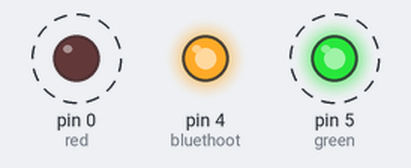
Recording of a program running on a simulated MicroPython board. Shown: output pins drawn as LEDs (lit = HIGH). Dashed ring = blinking. No radio messages arrive unless stated (any console line starting 'radio sent:' is added by the test bench); pins used as bus, display or sensor lines are not drawn; what the program prints to the serial console is not drawn.

Above: at 10.5 s.
Timing chart, 0 to 14.6 s (numbered marks = the images above):
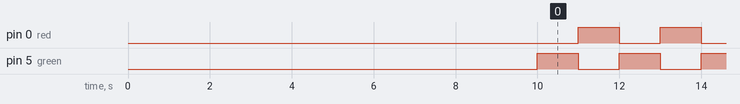

Measured:
- by itself, pin 0 (red), pin 5 (green): alternates HIGH for 1.0 s and LOW for 1.0 s

The program:

Valore_accelerometro.py
```python
from machine import Pin
from machine import SPI, Pin
import time
import machine
import struct
from struct import *
#I valori sono garantiti alla frequenza di clock di 10 MHz per SPI
#inizializzazione di SPI
spi = SPI(baudrate=10000000, polarity=1, phase=0, sck=Pin("PB10"), mosi=Pin("PC3"), miso=Pin("PC2"))
#spi = SPI(0, mode=SPI.MASTER, baudrate=10000000, polarity=0, phase=0, pins=("PB10","PC3","PC2"))#
#polarity assume il valore di 0 e 1 e serve per abilitare le modalità di lettura e scrittura all'interno della scheda
#baudrate serve per indicare la frequenza di clock da utilizzare.
# Setup
green = Pin("PC5", Pin.OUT)
red = Pin("PB0", Pin.OUT)
#attivazione del bluethoot->Impostare PC4 a livello elevato
bluethoot=Pin("PC4",Pin.OUT)
bluethoot.value(0)
time.sleep(10)
bluethoot.value(1)

#Abilitazione della modalità SPI per CS
SPI2_CS=Pin("PC13",Pin.OUT)
#SPI2_CS.value(0)	#Quando CS assume valore 0 viene abilitato

#Inizializzazione dell'accelerometro
CTRL1_XL=0x10
#Accelerometro inizializzato quando è in modalità Power Down
ACC=0000
#comando di scrittura per impostare il valore dell'accelerometro
#pi.write(b'0000',0x10)
#
#Si abilita il giroscopio tramite il comando
print("prova")
#Loop
while True:
	red.value(0)
	green.value(1)
	time.sleep(1)
	green.value(0)
	red.value(1)
	time.sleep(1)
	#byte_data=spi.read(2,0xB0)

	#Conversione da byte a float
	#	float_value=struct.unpack('f',byte_data)
	#print(float_value)

	#print(float_value)
	#conversione
	#conversione=float_value*0.061*9.8
	#print(conversione)
	#print(spi.read(8,0xB0))
	#Conversione dei dati dell'accelerometro
	#print(conversione=(dati*9.8))
	#print(conversione)
	#print(spi.read(8,0xB0))
	#spi.readinto(CTRL1_XL,)ù

	#il valore dei vari dati convertiti deve essere tra -127 e +127
	#lettura dati di un registro
	#Abilitazione della modalità SPI per CS

	#Inizializzazione dell'accelerometro in modalità Low
	buf = bytearray(1)
	buf[0] = 0b10000000  | 0x4B
	SPI2_CS.value(0)	#Quando CS assume valore 0 viene abilitato
	spi.write(buf)
	#print(spi.readinto(buf, 1))
	SPI2_CS.value(1)	#Quando CS assume valore 0 viene abilitato
	#configurazione dell'accelerometro
	SPI2_CS.value(0)	#Quando CS assume valore 0 viene abilitato
	bufAcc=bytearray(2)
	bufAcc[0]=0x10
	bufAcc[1]=0xB0	#imposto accelerometro sulla modalità a bassa frequenza
	spi.write(bufAcc)
	#print(spi.read(bufAcc,1))
	SPI2_CS.value(1)	#Quando CS assume valore 0 viene abilitato
	#lettura dei vari dati dell'accelerometro

	#Impostazione dei vari datio dell'acceleto
	bufx=bytearray(1)
	bufy=bytearray(1)
	bufz=bytearray(1)
	bufx[0] = 0b10000000  | 0x28	#selezione del registro in modalità low
	bufy[0]= 0b10000000  | 0x2A
	bufz[0]= 0b10000000  | 0x2C
	SPI2_CS.value(0)	#Quando CS assume valore 0 viene abilitato
	spi.write(bufx)
	spi.write(bufy)
	spi.write(bufz)
	spi.readinto(bufx, 1)
	spi.readinto(bufy,1)
	spi.readinto(bufz,1)

	byte_sequence=spi.read(2,0x28)
	print(byte_sequence)
	# Converti in decimale
	decimal_number = int.from_bytes(byte_sequence, 'big')

	# Stampa il risultato
	#0x28 indica modalità a bassa frequenza
	print("Accelerometro asse x convertito",decimal_number)	#nostro valore in decimale
	#Conversione del valore in binario per comprendere il valore di MSB e per capire se il valore convertito dovrebbe essere negativo o positivo
	binary_string = bin(decimal_number)
	print(binary_string)#Convertito valore decimale in binario(unione di 2 byte in formato esadecimale)
	#Per capire se valore è negativo controllo MSB
	#Se MSB vale 1 allora valore negativo, inverto tutti i bit e metto +1 per avere valore convertito
	#Controllo del valore binario
	taglia_num=binary_string[2:]	#taglia 0b->Valore che indica che il numero è binario
	print(taglia_num)	#stampo numero per controllare che non varia il valore

    #Controllo del valore MSB per comprendere se numero positivo o negativo
	if binary_string[0] == '1':	#Utilizzo : al posto delle parentesi
		inverted_string = ''.join('1' if bit == '0' else '0' for bit in binary_string)
		negative_decimal = -(int(inverted_string, 2))
		print("Valore decimale negativo:", negative_decimal)
	else:
		positive_decimal = int(binary_string, 2)
		print("Valore decimale:", positive_decimal)


	# Calcola il complemento a due
    #Controllo del valore MSB per comprendere se numero positivo o negativo
	# Converti la stringa binaria in un intero

	#print("asse x",spi.read(2,0x28))
	#print("asse Y",spi.read(2,0x2A))
	#print("asse Z",spi.read(2,0x2C))

	#Conversione dei vari dati
	#print(struct.unpack("ff", spi.read(2,0x028)))

	#print("asse x",spi.readinto(buf1, 2))

	#print("Asse x",spi.read(2,0x28))
	#float_value=struct.unpack('f',byte_data)[0]
	#print(conversione)
	#print("Asse x",spi.read(2,0x29))
	#print("Asse y",spi.read(8,0x74))
	#print("Asse z",spi.read(8,0x75))
	SPI2_CS.value(1)	#Quando CS assume valore 0 viene abilitato
```
